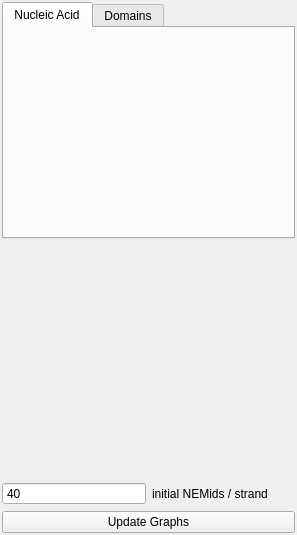
<?xml version="1.0" encoding="UTF-8"?>
<ui version="4.0">
 <class>panel</class>
 <widget class="QWidget" name="panel">
  <property name="geometry">
   <rect>
    <x>0</x>
    <y>0</y>
    <width>297</width>
    <height>535</height>
   </rect>
  </property>
  <property name="windowTitle">
   <string>Form</string>
  </property>
  <layout class="QVBoxLayout" name="verticalLayout">
   <property name="leftMargin">
    <number>2</number>
   </property>
   <property name="topMargin">
    <number>2</number>
   </property>
   <property name="rightMargin">
    <number>2</number>
   </property>
   <property name="bottomMargin">
    <number>2</number>
   </property>
   <item>
    <widget class="QTabWidget" name="tabWidget">
     <property name="tabPosition">
      <enum>QTabWidget::North</enum>
     </property>
     <property name="tabShape">
      <enum>QTabWidget::Rounded</enum>
     </property>
     <property name="currentIndex">
      <number>0</number>
     </property>
     <property name="documentMode">
      <bool>false</bool>
     </property>
     <property name="tabBarAutoHide">
      <bool>false</bool>
     </property>
     <widget class="QWidget" name="nucleic_acid_tab">
      <attribute name="title">
       <string>Nucleic Acid</string>
      </attribute>
     </widget>
     <widget class="QWidget" name="domains_tab">
      <attribute name="title">
       <string>Domains</string>
      </attribute>
     </widget>
    </widget>
   </item>
   <item>
    <spacer name="spacer">
     <property name="orientation">
      <enum>Qt::Vertical</enum>
     </property>
     <property name="sizeType">
      <enum>QSizePolicy::Expanding</enum>
     </property>
     <property name="sizeHint" stdset="0">
      <size>
       <width>20</width>
       <height>40</height>
      </size>
     </property>
    </spacer>
   </item>
   <item>
    <layout class="QHBoxLayout" name="panel_settings_layout">
     <item>
      <widget class="QSpinBox" name="initial_NEMids">
       <property name="statusTip">
        <string>Generate this many NEMids per domain strand (before junctions are made)</string>
       </property>
       <property name="buttonSymbols">
        <enum>QAbstractSpinBox::NoButtons</enum>
       </property>
       <property name="minimum">
        <number>0</number>
       </property>
       <property name="maximum">
        <number>50000</number>
       </property>
       <property name="singleStep">
        <number>10</number>
       </property>
       <property name="value">
        <number>40</number>
       </property>
      </widget>
     </item>
     <item>
      <widget class="QLabel" name="initial_NEMids_label">
       <property name="toolTip">
        <string/>
       </property>
       <property name="toolTipDuration">
        <number>-1</number>
       </property>
       <property name="statusTip">
        <string>Number of initial NEMids to generate for each strand of each domain</string>
       </property>
       <property name="text">
        <string>initial NEMids / strand</string>
       </property>
      </widget>
     </item>
    </layout>
   </item>
   <item>
    <widget class="QPushButton" name="update_graphs">
     <property name="text">
      <string>Update Graphs</string>
     </property>
     <property name="shortcut">
      <string>Ctrl+U</string>
     </property>
     <property name="checkable">
      <bool>false</bool>
     </property>
     <property name="checked">
      <bool>false</bool>
     </property>
     <property name="autoRepeat">
      <bool>false</bool>
     </property>
     <property name="autoDefault">
      <bool>false</bool>
     </property>
     <property name="flat">
      <bool>false</bool>
     </property>
    </widget>
   </item>
  </layout>
 </widget>
 <resources/>
 <connections/>
</ui>
